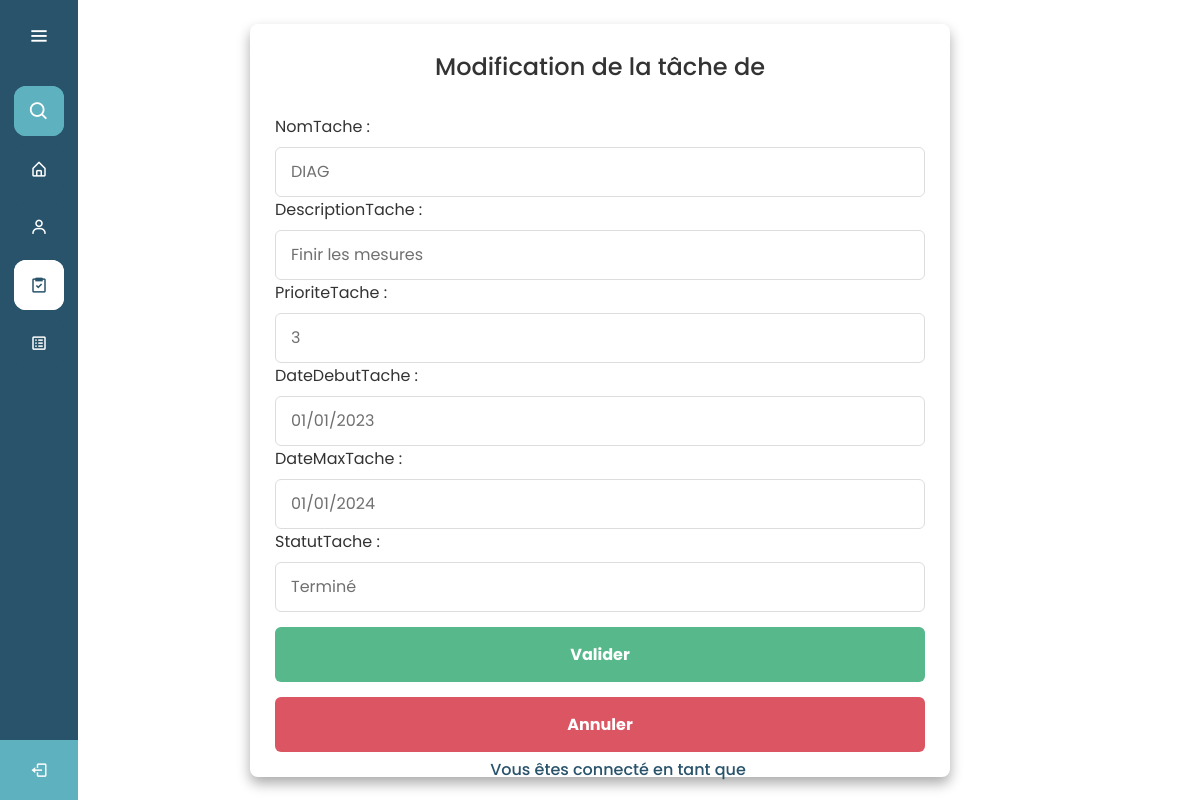
Before: /PHP/ADMIN_Select_Equipe_Edit.php?ID=4 with the older database file.
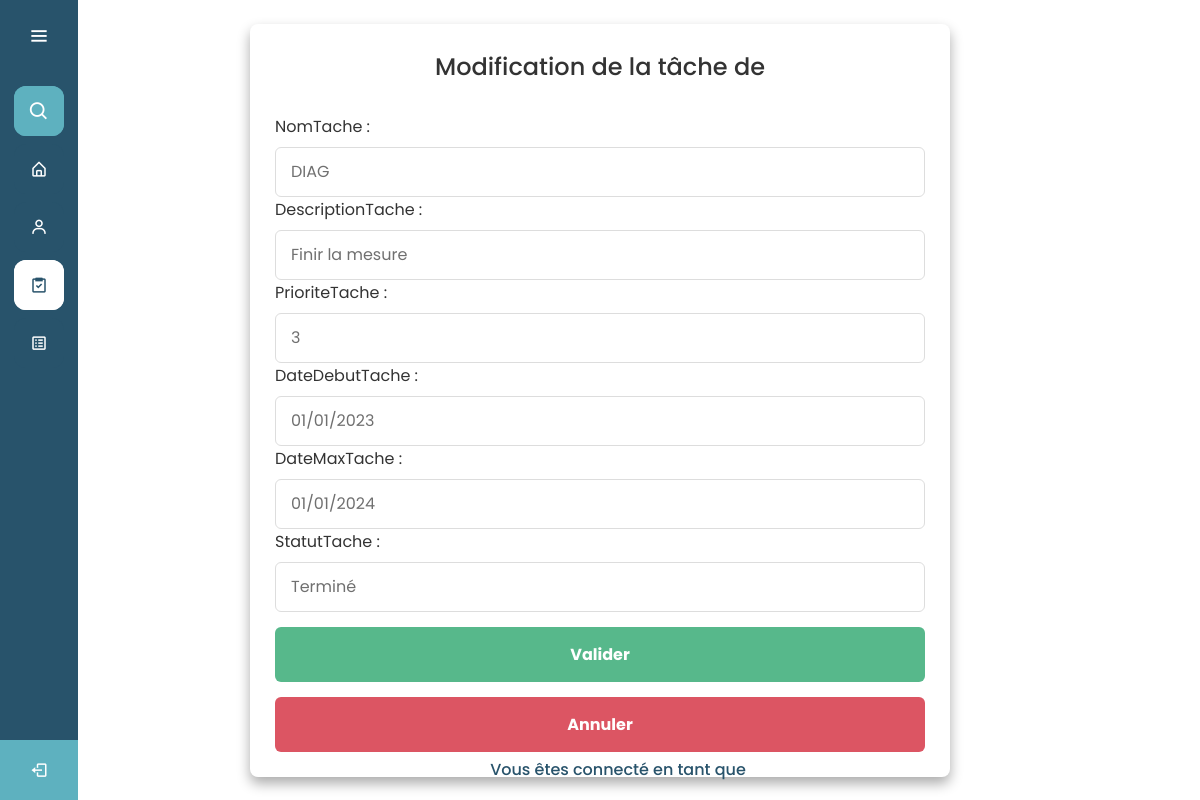
After: the same page with the newer database file.
### tables this page shows
CREATE TABLE Tache (
    IdTache INTEGER PRIMARY KEY NOT NULL,
    NomTache TEXT NOT NULL,
    DescriptionTache TEXT NOT NULL,
    PrioriteTache INTEGER NOT NULL,
    DateDebutTache TEXT NOT NULL,
    DateMaxTache TEXT NOT NULL,
    StatutTache TEXT NOT NULL,
    IdUtilisateur INTEGER NOT NULL, "IdProjet",
    FOREIGN KEY (IdUtilisateur) REFERENCES Utilisateur(IdUtilisateur)
);

### PHP/ADMIN_Select_Equipe_Edit.php (the view, shortened to what this page needs)
<!DOCTYPE html>
<html lang="en" dir="ltr">
  <head>
    <link rel="stylesheet" href="../CSS/ADMIN_Select_Equipe_Edit.css">
    <link href='https://unpkg.com/boxicons@2.0.7/css/boxicons.min.css' rel='stylesheet'>
   </head>
<body>
  <div class="sidebar">
  <div class="logo-details">
        <i class='bx bx-menu' id="btn" ></i>
    </div>
    <ul class="nav-list">
      <li>
          <i class='bx bx-search' ></i>
      </li>
      <li>
        <a href="../PAGES/ADMIN_Index.php">
          <i class='bx bx-home-alt Accueil'></i>
        </a>
      </li>
      <li>
       <a href="../PAGES/ADMIN_Equipe.php" class='Equipe'>
         <i class='bx bx-user Equipe' ></i>
       </a>
     </li>
     <li>
       <a href="../PAGES/ADMIN_Tache.php" class='Tache'>
         <i class='bx bx-task Tache'></i>
       </a>
     </li>
     <li>
       <a href="../PAGES/ADMIN_Projet.php">
         <i class='bx bx-spreadsheet' ></i>
       </a>
     </li>
     <li class="profile no-animation">
        <a href="../PAGES/Login.php" class='TEST'>
          <i class='bx bx-log-out' id="log_out"></i>
        </a>
      </li>
    </ul>
  </div>
  <section class="container">
  <?php
    $pdo = new PDO("sqlite:../DATABASE/bdd.sqlite");
    if (isset($_GET["ID"])) {
        $ID = $_GET["ID"];
        $query = "SELECT * FROM Tache WHERE IdTache = $ID";
        $result = $pdo->query($query);
        $row = $result->fetch();
        echo '<header>Modification de la tâche de ' . $_SESSION['utilisateur']['PrenomUtilisateur'] . ' ' . $_SESSION['utilisateur']['NomUtilisateur'] . '</header>';
        echo "<form method='post' class='FormulaireEdit'>";
        echo "<label for='NomTache' class='TitreLabel'>NomTache : </label>";
        echo "<input type='text' id='NomTache' name='NomTache' class='text-input-NomTache' value='".$row["NomTache"]."' readonly><br>";
        echo "<label for='DescriptionTache' class='TitreLabel'>DescriptionTache : </label>";
        echo "<input type='text' id='DescriptionTache' name='DescriptionTache' class='text-input-DescriptionTache' value='".$row["DescriptionTache"]."'><br>";
        echo "<label for='PrioriteTache' class='TitreLabel'>PrioriteTache : </label>";
        echo "<input type='text' id='PrioriteTache' name='PrioriteTache' class='text-input-PrioriteTache' value='".$row["PrioriteTache"]."'><br>";
        echo "<label for='DateDebutTache' class='TitreLabel'>DateDebutTache : </label>";
        echo "<input type='text' id='DateDebutTache' name='DateDebutTache' class='text-input-DateDebutTache' value='".$row["DateDebutTache"]."'><br>";
        echo "<label for='DateMaxTache' class='TitreLabel'>DateMaxTache : </label>";
        echo "<input type='text' id='DateMaxTache' name='DateMaxTache' class='text-input-DateMaxTache' value='".$row["DateMaxTache"]."'><br>";
        echo "<label for='StatutTache' class='TitreLabel'>StatutTache : </label>";
        echo "<input type='text' id='StatutTache' name='StatutTache' class='text-input-StatutTache' value='".$row["StatutTache"]."'><br>";
        echo "<div class='conteneur-boutons'>";
        echo "<input type='submit' name='valider2' class='BoutonValider' value='Valider'>";
        echo "<input type='button' name='annuler' class='BoutonAnnuler' value='Annuler' onclick='window.location.href=\"../PAGES/ADMIN_Select_Equipe.php?utilisateur=" . $_SESSION['utilisateur']['IdUtilisateur'] . "\";'>";
        echo "</div>";
        echo "</form>";
    } else {
    }
?>
  </section>
  <div class='text2'>
        Vous êtes connecté en tant que <span class='ConnectAs'><?php echo $_SESSION['PrenomUtilisateur'] . ' ' . $_SESSION['NomUtilisateur']; ?></span>
  </div>
</body>
</html>

Changed rows visible on the page:
changed tache "DIAG": DescriptionTache "Finir les mesures" → "Finir la mesure"
